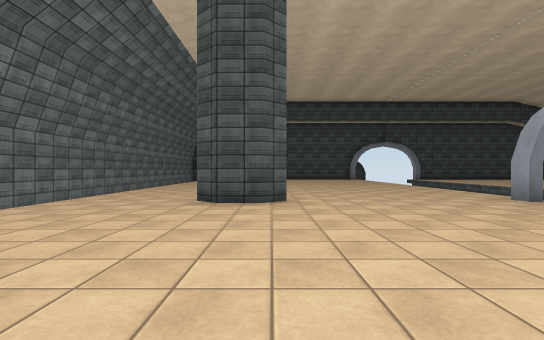
[1] (above)

12 first-person views from a walk through a Unity game level. The camera is 1.2 m above the floor, looks level and sees 85° across. The floor is counted in squares, 2 m on a side. Each view is taken from the middle of a square. On the plan, view 1 faces up. The plan holds only what a view shows up to about 9 squares ahead; the rest is blank. The place goes on beyond the plan. Surface patterns are stand-ins for the level's own textures.

[2]
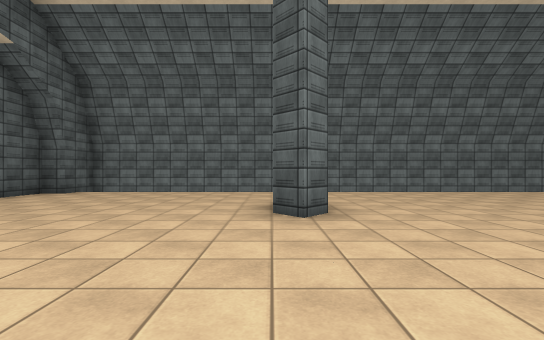

[3]
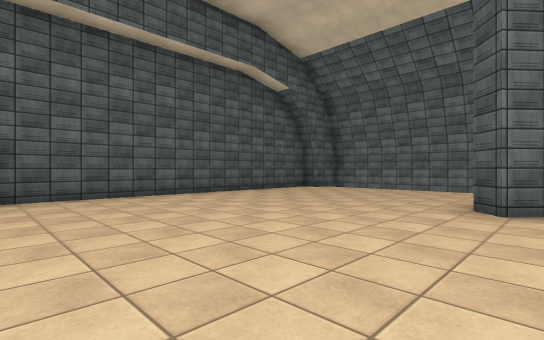

[4]
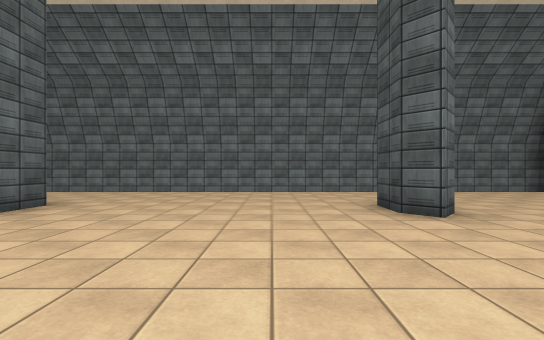

[5]
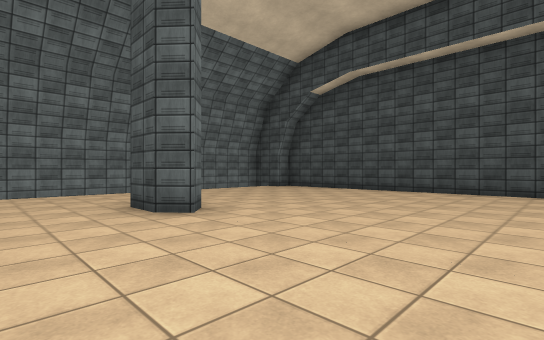

[6]
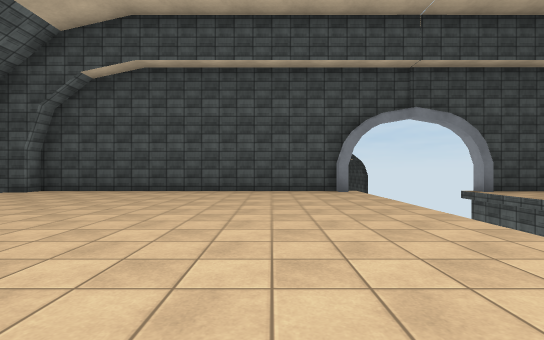

[7]
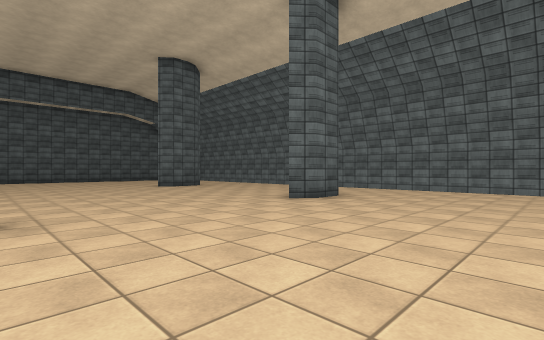

[8]
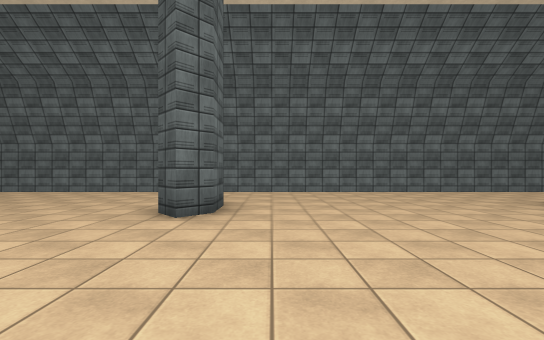

[9]
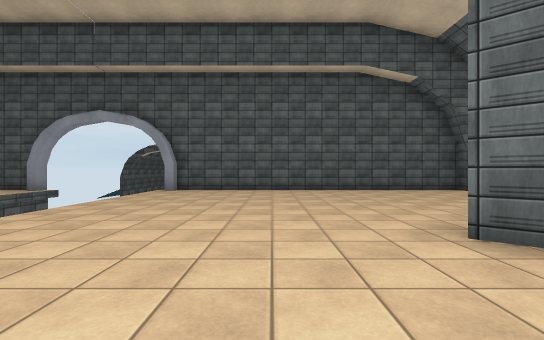

[10]
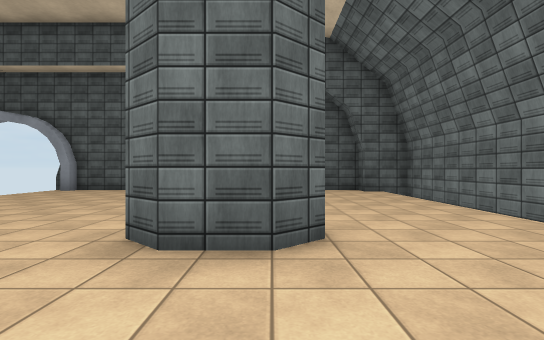

[11]
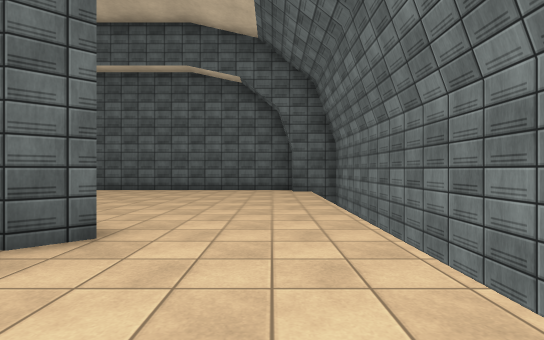

[12]
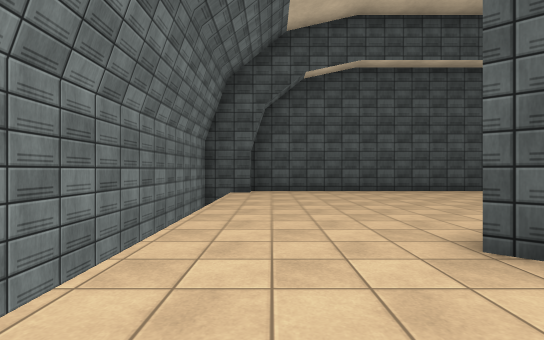

### Floor plan
Points are (right, up) in squares from view 1. A wall is a line through its corners. A room is listed if a view was taken in it or the views show most of it. See-through windows are left out.
Room 1 (views 1, 2, 3, 4, 5, 6, 7, 8, 9, 10, 11, 12)
walls: (-1.1, 6.2) (-0.2, 6.2) (0.3, 5.8) (-0.2, 5.4) (-1, 5.4) (-1.5, 5.9); (-0.2, 12.6) (0.3, 12.2) (-0.1, 11.8) (-1, 11.8); (-1.5, -0.7) (-1, -0.2) (-0.2, -0.2) (0.3, -0.6) (-0.2, -1); (4.9, 18.5) (-3.6, 18.5) (-3.6, 17.9) (-4.8, 17.9) (-4.8, -6.3) (-3.6, -6.3) (-3.6, -6.9) (4.5, -6.9)
objects: arch (5, -7); arch (5, 6); arch (5, 18)

Where each view was taken, in squares from view 1:
view 1: 0 up, 0 right, facing up
view 2: 1 down, 4 right, facing left
view 3: 0 up, 5 right, facing down-left
view 4: 10 up, 4 right, facing left
view 5: 10 up, 4 right, facing up-left
view 6: 10 up, 3 right, facing up
view 7: 10 up, 5 right, facing down-left
view 8: 7 up, 4 right, facing left
view 9: 2 up, 2 right, facing down
view 10: 2 up, 1 left, facing down
view 11: 2 up, 3 left, facing down
view 12: 10 up, 3 left, facing up
